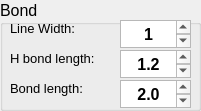
   <widget class="QGroupBox" name="groupBox">
    <property name="geometry">
     <rect>
      <x>890</x>
      <y>10</y>
      <width>201</width>
      <height>111</height>
     </rect>
    </property>
    <property name="font">
     <font>
      <pointsize>12</pointsize>
      <weight>50</weight>
      <bold>false</bold>
     </font>
    </property>
    <property name="title">
     <string>Bond</string>
    </property>
    <widget class="QLabel" name="label_6">
     <property name="geometry">
      <rect>
       <x>10</x>
       <y>20</y>
       <width>81</width>
       <height>16</height>
      </rect>
     </property>
     <property name="font">
      <font>
       <pointsize>10</pointsize>
       <weight>50</weight>
       <italic>false</italic>
       <bold>false</bold>
       <underline>false</underline>
       <strikeout>false</strikeout>
       <kerning>true</kerning>
      </font>
     </property>
     <property name="frameShape">
      <enum>QFrame::NoFrame</enum>
     </property>
     <property name="text">
      <string>Line Width:</string>
     </property>
    </widget>
    <widget class="QLabel" name="label_7">
     <property name="geometry">
      <rect>
       <x>10</x>
       <y>50</y>
       <width>101</width>
       <height>16</height>
      </rect>
     </property>
     <property name="font">
      <font>
       <pointsize>10</pointsize>
       <weight>50</weight>
       <italic>false</italic>
       <bold>false</bold>
       <underline>false</underline>
       <strikeout>false</strikeout>
       <kerning>true</kerning>
      </font>
     </property>
     <property name="frameShape">
      <enum>QFrame::NoFrame</enum>
     </property>
     <property name="text">
      <string>H bond length:</string>
     </property>
    </widget>
    <widget class="QLabel" name="label_8">
     <property name="geometry">
      <rect>
       <x>10</x>
       <y>80</y>
       <width>101</width>
       <height>16</height>
      </rect>
     </property>
     <property name="font">
      <font>
       <pointsize>10</pointsize>
       <weight>50</weight>
       <italic>false</italic>
       <bold>false</bold>
       <underline>false</underline>
       <strikeout>false</strikeout>
       <kerning>true</kerning>
      </font>
     </property>
     <property name="frameShape">
      <enum>QFrame::NoFrame</enum>
     </property>
     <property name="text">
      <string>Bond length:</string>
     </property>
    </widget>
    <widget class="QTextEdit" name="H_bond">
     <property name="geometry">
      <rect>
       <x>120</x>
       <y>50</y>
       <width>71</width>
       <height>28</height>
      </rect>
     </property>
     <property name="font">
      <font>
       <pointsize>10</pointsize>
      </font>
     </property>
     <property name="html">
      <string>&lt;!DOCTYPE HTML PUBLIC &quot;-//W3C//DTD HTML 4.0//EN&quot; &quot;http://www.w3.org/TR/REC-html40/strict.dtd&quot;&gt;
&lt;html&gt;&lt;head&gt;&lt;meta name=&quot;qrichtext&quot; content=&quot;1&quot; /&gt;&lt;style type=&quot;text/css&quot;&gt;
p, li { white-space: pre-wrap; }
&lt;/style&gt;&lt;/head&gt;&lt;body style=&quot; font-family:'SimSun'; font-size:10pt; font-weight:400; font-style:normal;&quot;&gt;
&lt;p align=&quot;center&quot; style=&quot; margin-top:0px; margin-bottom:0px; margin-left:0px; margin-right:0px; -qt-block-indent:0; text-indent:0px;&quot;&gt;&lt;span style=&quot; font-size:12pt; font-weight:600;&quot;&gt;1.2&lt;/span&gt;&lt;/p&gt;&lt;/body&gt;&lt;/html&gt;</string>
     </property>
    </widget>
    <widget class="QTextEdit" name="Line_width">
     <property name="geometry">
      <rect>
       <x>120</x>
       <y>20</y>
       <width>71</width>
       <height>28</height>
      </rect>
     </property>
     <property name="font">
      <font>
       <pointsize>10</pointsize>
      </font>
     </property>
     <property name="html">
      <string>&lt;!DOCTYPE HTML PUBLIC &quot;-//W3C//DTD HTML 4.0//EN&quot; &quot;http://www.w3.org/TR/REC-html40/strict.dtd&quot;&gt;
&lt;html&gt;&lt;head&gt;&lt;meta name=&quot;qrichtext&quot; content=&quot;1&quot; /&gt;&lt;style type=&quot;text/css&quot;&gt;
p, li { white-space: pre-wrap; }
&lt;/style&gt;&lt;/head&gt;&lt;body style=&quot; font-family:'SimSun'; font-size:10pt; font-weight:400; font-style:normal;&quot;&gt;
&lt;p align=&quot;center&quot; style=&quot; margin-top:0px; margin-bottom:0px; margin-left:0px; margin-right:0px; -qt-block-indent:0; text-indent:0px;&quot;&gt;&lt;span style=&quot; font-size:12pt; font-weight:600;&quot;&gt;1&lt;/span&gt;&lt;/p&gt;&lt;/body&gt;&lt;/html&gt;</string>
     </property>
    </widget>
    <widget class="QTextEdit" name="Bond">
     <property name="geometry">
      <rect>
       <x>120</x>
       <y>80</y>
       <width>71</width>
       <height>28</height>
      </rect>
     </property>
     <property name="font">
      <font>
       <pointsize>10</pointsize>
      </font>
     </property>
     <property name="html">
      <string>&lt;!DOCTYPE HTML PUBLIC &quot;-//W3C//DTD HTML 4.0//EN&quot; &quot;http://www.w3.org/TR/REC-html40/strict.dtd&quot;&gt;
&lt;html&gt;&lt;head&gt;&lt;meta name=&quot;qrichtext&quot; content=&quot;1&quot; /&gt;&lt;style type=&quot;text/css&quot;&gt;
p, li { white-space: pre-wrap; }
&lt;/style&gt;&lt;/head&gt;&lt;body style=&quot; font-family:'SimSun'; font-size:10pt; font-weight:400; font-style:normal;&quot;&gt;
&lt;p align=&quot;center&quot; style=&quot; margin-top:0px; margin-bottom:0px; margin-left:0px; margin-right:0px; -qt-block-indent:0; text-indent:0px;&quot;&gt;&lt;span style=&quot; font-size:12pt; font-weight:600;&quot;&gt;2.0&lt;/span&gt;&lt;/p&gt;&lt;/body&gt;&lt;/html&gt;</string>
     </property>
    </widget>
   </widget>
